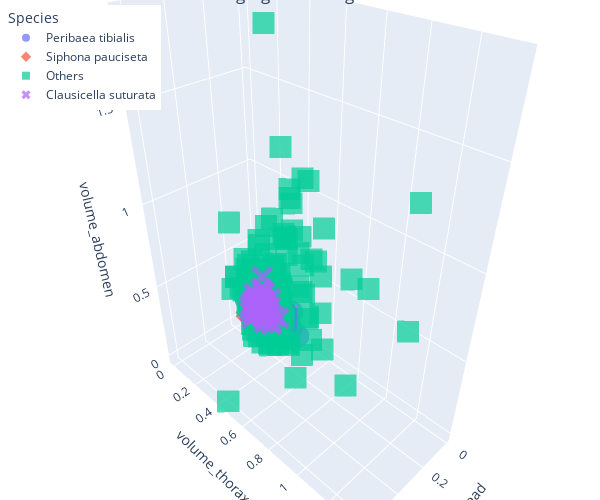

The notebook cell this image was saved under:
### Code cell
class_labels = ['volume dog', 'volume bicycle', 'volume umbrella']
scatterPlot3D(df_merged[["volume_head", "volume_thorax", "volume_abdomen"]], df_merged["Species"], class_labels)
